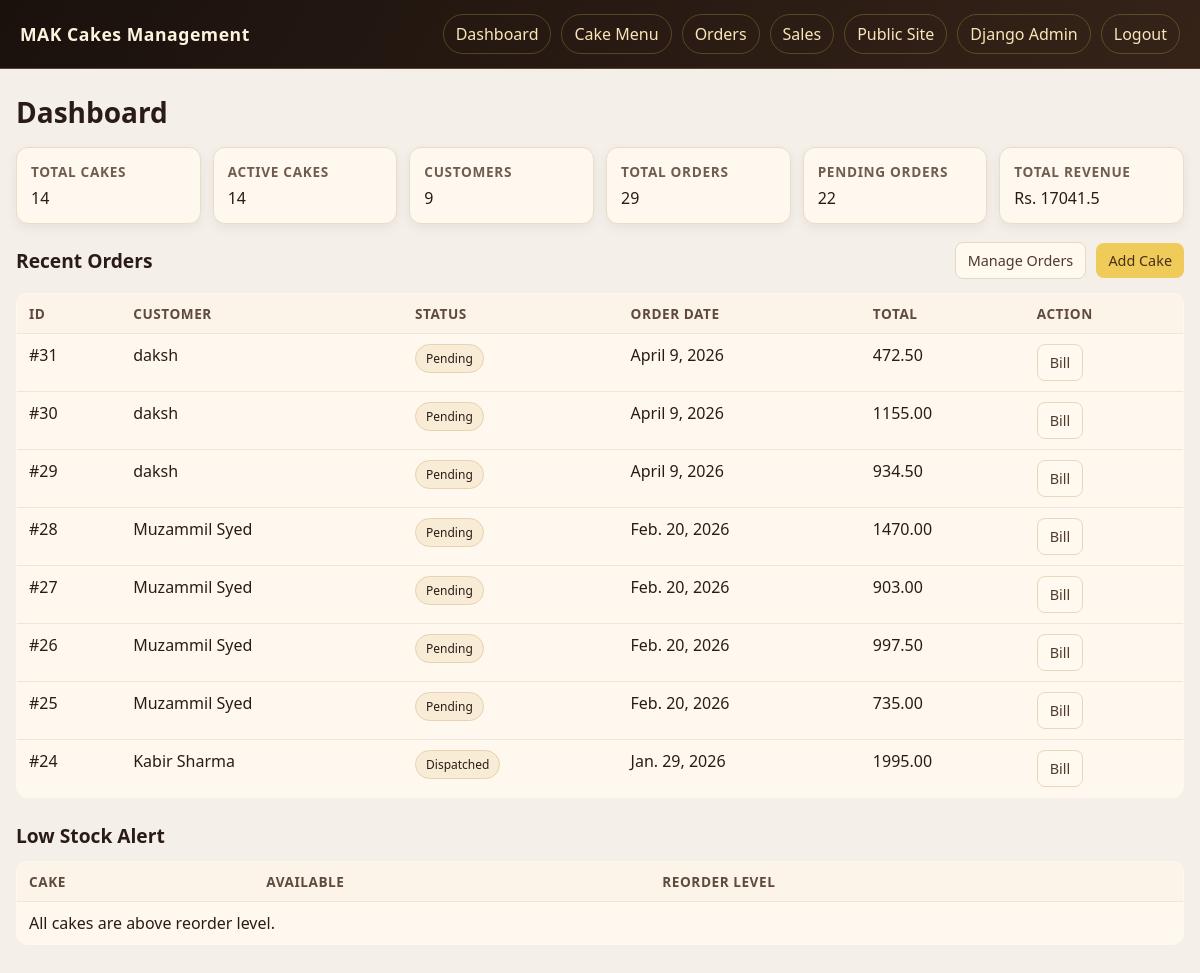
The page /management/ (signed in) on the database its author committed.
### bakery/models.py (models this page shows, shortened)
class TimeStampedModel(models.Model):
    created_at = models.DateTimeField(auto_now_add=True)
    updated_at = models.DateTimeField(auto_now=True)
    class Meta:
        abstract = True

class Order(TimeStampedModel):
    class Status(models.TextChoices):
        PENDING = "pending", "Pending"
        CONFIRMED = "confirmed", "Confirmed"
        PREPARING = "preparing", "Preparing"
        DISPATCHED = "dispatched", "Dispatched"
        DELIVERED = "delivered", "Delivered"
        CANCELLED = "cancelled", "Cancelled"
    customer = models.ForeignKey(Customer, on_delete=models.PROTECT, related_name="orders")
    status = models.CharField(max_length=20, choices=Status.choices, default=Status.PENDING)
    order_date = models.DateField(default=timezone.localdate)
    delivery_date = models.DateField(null=True, blank=True)
    notes = models.TextField(blank=True)
    subtotal = models.DecimalField(max_digits=10, decimal_places=2, default=0)
    tax_amount = models.DecimalField(max_digits=10, decimal_places=2, default=0)
    total_amount = models.DecimalField(max_digits=10, decimal_places=2, default=0)
    class Meta:
        ordering = ["-created_at"]

class Customer(TimeStampedModel):
    full_name = models.CharField(max_length=120)
    email = models.EmailField(blank=True)
    phone = models.CharField(max_length=20)
    address = models.TextField(blank=True)
    class Meta:
        ordering = ["full_name"]

### bakery/views.py (the view)
# urls.py: path("management/", views.management_dashboard, name="dashboard"),
@staff_member_required
def management_dashboard(request):
    ensure_cakes_seeded()
    revenue = SaleRecord.objects.aggregate(total=Sum("amount_received"))["total"] or Decimal("0.00")
    low_stock = (
        Inventory.objects.select_related("cake")
        .filter(quantity_available__lte=F("reorder_level"))
        .order_by("quantity_available")
    )
    context = {
        "total_cakes": Cake.objects.count(),
        "active_cakes": Cake.objects.filter(is_active=True).count(),
        "total_customers": Customer.objects.count(),
        "total_orders": Order.objects.count(),
        "pending_orders": Order.objects.exclude(status=Order.Status.DELIVERED).count(),
        "recent_orders": Order.objects.select_related("customer")[:8],
        "total_revenue": revenue,
        "low_stock": low_stock[:8],
    }
    return render(request, "bakery/dashboard.html", context)

### bakery/views.py (called while the page is built, shortened)
def ensure_cakes_seeded():
    for cake in Cake.objects.all():
        if cake.name in DEFAULT_CAKE_IMAGES and cake.image_url != DEFAULT_CAKE_IMAGES[cake.name]:
            cake.image_url = DEFAULT_CAKE_IMAGES[cake.name]
            cake.save(update_fields=["image_url", "updated_at"])
        Inventory.objects.get_or_create(
            cake=cake,
            defaults={"quantity_available": 20, "reorder_level": 5},
        )

### templates/bakery/dashboard.html (shortened to what this page needs)
{% extends "bakery/base.html" %}
{% block content %}
<h1>Dashboard</h1>
<div class="cards">
  <div class="card"><strong>Total Cakes</strong><div>{{ total_cakes }}</div></div>
  <div class="card"><strong>Active Cakes</strong><div>{{ active_cakes }}</div></div>
  <div class="card"><strong>Customers</strong><div>{{ total_customers }}</div></div>
  <div class="card"><strong>Total Orders</strong><div>{{ total_orders }}</div></div>
  <div class="card"><strong>Pending Orders</strong><div>{{ pending_orders }}</div></div>
  <div class="card"><strong>Total Revenue</strong><div>Rs. {{ total_revenue }}</div></div>
</div>
<div class="toolbar">
  <h2 style="margin:0;">Recent Orders</h2>
  <div>
    <a class="btn btn-ghost" href="{% url 'bakery:order_list' %}">Manage Orders</a>
    <a class="btn btn-gold" href="{% url 'bakery:cake_create' %}">Add Cake</a>
  </div>
</div>
<table>
  <thead>
    <tr>
      <th>ID</th>
      <th>Customer</th>
      <th>Status</th>
      <th>Order Date</th>
      <th>Total</th>
      <th>Action</th>
    </tr>
  </thead>
  <tbody>
    {% for order in recent_orders %}
    <tr>
      <td>#{{ order.id }}</td>
      <td>{{ order.customer.full_name }}</td>
      <td><span class="badge">{{ order.get_status_display }}</span></td>
      <td>{{ order.order_date }}</td>
      <td>{{ order.total_amount }}</td>
      <td><a class="btn btn-ghost" href="{% url 'bakery:bill_detail' order.id %}">Bill</a></td>
    </tr>
    {% empty %}
    <tr><td colspan="6">No orders yet.</td></tr>
    {% endfor %}
  </tbody>
</table>
<h2>Low Stock Alert</h2>
<table>
  <thead>
    <tr>
      <th>Cake</th>
      <th>Available</th>
      <th>Reorder Level</th>
    </tr>
  </thead>
  <tbody>
    {% for stock in low_stock %}
    <tr>
      <td>{{ stock.cake.name }}</td>
      <td>{{ stock.quantity_available }}</td>
      <td>{{ stock.reorder_level }}</td>
    </tr>
    {% empty %}
    <tr><td colspan="3">All cakes are above reorder level.</td></tr>
    {% endfor %}
  </tbody>
</table>
{% endblock %}

### templates/bakery/base.html (style rules this page uses)
:root { --ink: #2a1c15; --soft: #6f5d4f; --paper: #fff8ef; --line: #ebdcc8; --dark: #211610; --gold: #efcb5a; --green: #0f766e; --red: #991b1b; }
* { box-sizing: border-box; }
body { margin: 0; font-family: "Segoe UI", Tahoma, Geneva, Verdana, sans-serif; background: #f4efe8; color: var(--ink); }
h1 { margin-top: 0; margin-bottom: 16px; font-size: 1.75rem; }
h2 { margin-top: 24px; margin-bottom: 12px; font-size: 1.2rem; }
.toolbar { margin-bottom: 14px; display: flex; gap: 10px; flex-wrap: wrap; align-items: center; justify-content: space-between; }
.cards { display: grid; gap: 12px; grid-template-columns: repeat(auto-fit, minmax(170px, 1fr)); margin-bottom: 18px; }
.card { background: var(--paper); border: 1px solid var(--line); border-radius: 12px; padding: 14px; box-shadow: 0 4px 12px rgba(20,10,5,0.06); }
.card strong { display: block; color: var(--soft); margin-bottom: 6px; font-size: .85rem; text-transform: uppercase; letter-spacing: .05em; }
table { width: 100%; border-collapse: collapse; background: var(--paper); border: 1px solid var(--line); border-radius: 12px; overflow: hidden; }
th, td { padding: 10px 12px; border-bottom: 1px solid #f0e5d6; text-align: left; vertical-align: top; }
th { background: #fcf4e8; font-size: .85rem; text-transform: uppercase; letter-spacing: .04em; color: #5f4b3e; }
.badge { padding: 5px 10px; border-radius: 999px; background: #f8ecd7; border: 1px solid #e8d2af; font-size: 12px; display: inline-block; }
.btn { display: inline-block; text-decoration: none; border: 0; cursor: pointer; border-radius: 8px; padding: 8px 12px; font-size: .9rem; }
.btn-gold { background: var(--gold); color: #4c2f19; }
.btn-ghost { background: #fff9f0; border: 1px solid #e7d8c0; color: #4f3a2c; }
.btn + .btn { margin-left: 6px; }

### rows shown on the page
Order: id "31", customer.full_name "daksh", status "Pending", order_date "April 9, 2026", total_amount "472.50"
Order: id "30", customer.full_name "daksh", status "Pending", order_date "April 9, 2026", total_amount "1155.00"
Order: id "29", customer.full_name "daksh", status "Pending", order_date "April 9, 2026", total_amount "934.50"
Order: id "28", customer.full_name "Muzammil Syed", status "Pending", order_date "Feb. 20, 2026", total_amount "1470.00"
Order: id "27", customer.full_name "Muzammil Syed", status "Pending", order_date "Feb. 20, 2026", total_amount "903.00"
Order: id "26", customer.full_name "Muzammil Syed", status "Pending", order_date "Feb. 20, 2026", total_amount "997.50"
Order: id "25", customer.full_name "Muzammil Syed", status "Pending", order_date "Feb. 20, 2026", total_amount "735.00"
Order: id "24", customer.full_name "Kabir Sharma", status "Dispatched", order_date "Jan. 29, 2026", total_amount "1995.00"

### other values the page prints
{{ total_cakes }} "14"
{{ active_cakes }} "14"
{{ total_customers }} "9"
{{ total_orders }} "29"
{{ pending_orders }} "22"
{{ total_revenue }} "17041.5"
